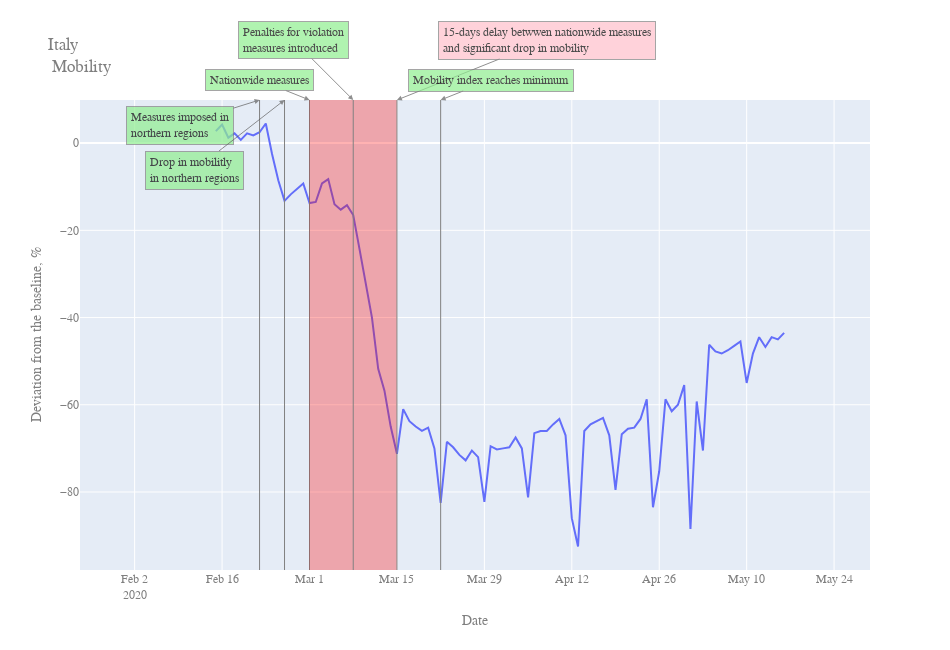
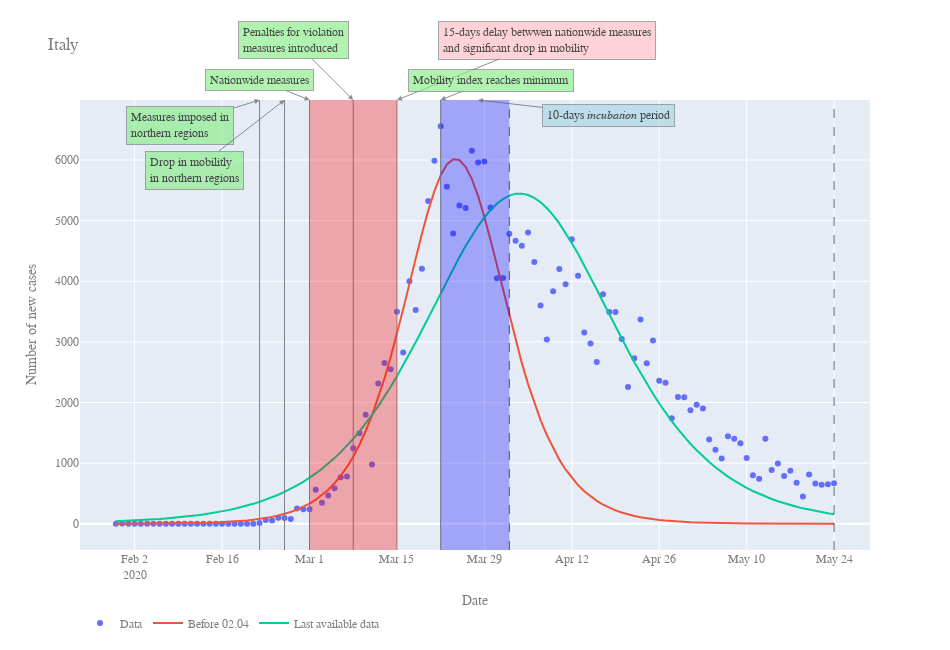

Source (notebook cell) for these figures, in order:
### Code cell
cutoffs = pd.DataFrame({
    "date": [date("2020-04-02")],
    "description": ["Before 02.04"]
})
params = get_fit_of_cutoffs(df, cutoffs, add_fit_of_all_data=True)
figs = plotter(df, params, df_mobility=df_mobility)
display(unfold(params))
ext = "pdf"

f = figs[-1]
iw = image_writer(f, "IT_mobility", ext)
iw.write()
add_caption(f, date("2020-02-22"), text="Measures imposed in<br>northern regions", bg_color="LightGreen", pos_x=-80, pos_y = 25)
iw.write()
add_caption(f, date("2020-02-26"), text="Drop in mobilitly<br>in northern regions", bg_color="LightGreen", pos_x=-90, pos_y =70)
iw.write()
add_caption(f, date("2020-03-01"), text="Nationwide measures", bg_color="LightGreen", pos_x=-50)
add_filling(f, date("2020-03-01"), date("2020-03-15"))
add_caption(f, date("2020-03-15"), text="15-days delay betwwen nationwide measures<br>and significant drop in mobility", pos_y=-60, pos_x=150)
iw.write()
add_caption(f, date("2020-03-08"), text="Penalties for violation<br>measures introduced", bg_color="LightGreen", pos_y=-60, pos_x=-60)
iw.write()
add_caption(f, date("2020-03-22"), text="Mobility index reaches minimum", bg_color="LightGreen", pos_x=50)
iw.write()
f.show()

f = figs[1]
iw = image_writer(f, "IT_plot", ext)
add_caption(f, date("2020-02-22"), text="Measures imposed in<br>northern regions", bg_color="LightGreen", pos_x=-80, pos_y = 25)
add_caption(f, date("2020-02-26"), text="Drop in mobilitly<br>in northern regions", bg_color="LightGreen", pos_x=-90, pos_y =70)
add_caption(f, date("2020-03-01"), text="Nationwide measures", bg_color="LightGreen", pos_x=-50)
add_caption(f, date("2020-03-08"), text="Penalties for violation<br>measures introduced", bg_color="LightGreen", pos_y=-60, pos_x=-60)
add_caption(f, date("2020-03-15"), text="15-days delay betwwen nationwide measures<br>and significant drop in mobility", pos_y=-60, pos_x=150)
add_caption(f, date("2020-03-22"), text="Mobility index reaches minimum", bg_color="LightGreen", pos_x=50)
add_filling(f, date("2020-03-01"), date("2020-03-15"))
iw.write()
add_filling(f, date("2020-03-22"), date("2020-04-02"), fill_color="Blue")
add_caption(f, date("2020-03-28"), text="10-days <i>incubation</i> period", bg_color="LightBlue", pos_x=130, pos_y=15, wline=False)
iw.write()
f.show()

### Figure 1 — Plotly figure (JSON) as saved in the notebook; plotly's stock layout.template omitted (floating-point values rounded to 4 significant figures)
{"data": [{"name": "Average index", "type": "scatter", "x": ["2020-02-15T00:00:00", "2020-02-16T00:00:00", "2020-02-17T00:00:00", "2020-02-18T00:00:00", "2020-02-19T00:00:00", "2020-02-20T00:00:00", "2020-02-21T00:00:00", "2020-02-22T00:00:00", "2020-02-23T00:00:00", "2020-02-24T00:00:00", "2020-02-25T00:00:00", "2020-02-26T00:00:00", "2020-02-27T00:00:00", "2020-02-28T00:00:00", "2020-02-29T00:00:00", "2020-03-01T00:00:00", "2020-03-02T00:00:00", "2020-03-03T00:00:00", "2020-03-04T00:00:00", "2020-03-05T00:00:00", "2020-03-06T00:00:00", "2020-03-07T00:00:00", "2020-03-08T00:00:00", "2020-03-09T00:00:00", "2020-03-10T00:00:00", "2020-03-11T00:00:00", "2020-03-12T00:00:00", "2020-03-13T00:00:00", "2020-03-14T00:00:00", "2020-03-15T00:00:00", "2020-03-16T00:00:00", "2020-03-17T00:00:00", "2020-03-18T00:00:00", "2020-03-19T00:00:00", "2020-03-20T00:00:00", "2020-03-21T00:00:00", "2020-03-22T00:00:00", "2020-03-23T00:00:00", "2020-03-24T00:00:00", "2020-03-25T00:00:00", "2020-03-26T00:00:00", "2020-03-27T00:00:00", "2020-03-28T00:00:00", "2020-03-29T00:00:00", "2020-03-30T00:00:00", "2020-03-31T00:00:00", "2020-04-01T00:00:00", "2020-04-02T00:00:00", "2020-04-03T00:00:00", "2020-04-04T00:00:00", "2020-04-05T00:00:00", "2020-04-06T00:00:00", "2020-04-07T00:00:00", "2020-04-08T00:00:00", "2020-04-09T00:00:00", "2020-04-10T00:00:00", "2020-04-11T00:00:00", "2020-04-12T00:00:00", "2020-04-13T00:00:00", "2020-04-14T00:00:00", "2020-04-15T00:00:00", "2020-04-16T00:00:00", "2020-04-17T00:00:00", "2020-04-18T00:00:00", "2020-04-19T00:00:00", "2020-04-20T00:00:00", "2020-04-21T00:00:00", "2020-04-22T00:00:00", "2020-04-23T00:00:00", "2020-04-24T00:00:00", "2020-04-25T00:00:00", "2020-04-26T00:00:00", "2020-04-27T00:00:00", "2020-04-28T00:00:00", "2020-04-29T00:00:00", "2020-04-30T00:00:00", "2020-05-01T00:00:00", "2020-05-02T00:00:00", "2020-05-03T00:00:00", "2020-05-04T00:00:00", "2020-05-05T00:00:00", "2020-05-06T00:00:00", "2020-05-07T00:00:00", "2020-05-08T00:00:00", "2020-05-09T00:00:00", "2020-05-10T00:00:00", "2020-05-11T00:00:00", "2020-05-12T00:00:00", "2020-05-13T00:00:00", "2020-05-14T00:00:00", "2020-05-15T00:00:00", "2020-05-16T00:00:00"], "y": [2.75, 4.25, 1.25, 2.25, 0.75, 2.25, 1.75, 2.5, 4.5, -2.5, -8.5, -13.25, -11.75, -10.5, -9.25, -13.75, -13.5, -9.25, -8.25, -14, -15.25, -14.25, -16.5, -24.25, -31.75, -40, -51.75, -56.75, -65, -71.25, -61, -63.75, -65, -66, -65.25, -70, -82.5, -68.5, -69.75, -71.5, -72.75, -70.5, -72, -82.25, -69.5, -70.25, -70, -69.75, -67.5, -70, -81.25, -66.5, -66, -66, -64.5, -63.25, -67, -86, -92.5, -66, -64.5, -63.75, -63, -67, -79.5, -66.75, -65.5, -65.25, -63.25, -58.75, -83.5, -75.25, -58.75, -61.5, -60, -55.5, -88.5, -59.25, -70.5, -46.25, -47.75, -48.25, -47.5, -46.5, -45.5, -55, -48.25, -44.5, -46.75, -44.5, -45, -43.5]}], "layout": {"annotations": [{"align": "left", "arrowcolor": "#606060", "arrowhead": 2, "arrowsize": 1, "arrowwidth": 1, "ax": -80, "ay": 25, "bgcolor": "LightGreen", "bordercolor": "Grey", "borderpad": 4, "borderwidth": 1, "font": {"color": "Black", "family": "Courier New, monospace", "size": 12}, "opacity": 0.7, "showarrow": true, "text": "Measures imposed in<br>northern regions", "x": "2020-02-22T00:00:00", "xref": "x", "y": 1, "yref": "paper"}, {"align": "left", "arrowcolor": "#606060", "arrowhead": 2, "arrowsize": 1, "arrowwidth": 1, "ax": -90, "ay": 70, "bgcolor": "LightGreen", "bordercolor": "Grey", "borderpad": 4, "borderwidth": 1, "font": {"color": "Black", "family": "Courier New, monospace", "size": 12}, "opacity": 0.7, "showarrow": true, "text": "Drop in mobilitly<br>in northern regions", "x": "2020-02-26T00:00:00", "xref": "x", "y": 1, "yref": "paper"}, {"align": "left", "arrowcolor": "#606060", "arrowhead": 2, "arrowsize": 1, "arrowwidth": 1, "ax": -50, "ay": -20, "bgcolor": "LightGreen", "bordercolor": "Grey", "borderpad": 4, "borderwidth": 1, "font": {"color": "Black", "family": "Courier New, monospace", "size": 12}, "opacity": 0.7, "showarrow": true, "text": "Nationwide measures", "x": "2020-03-01T00:00:00", "xref": "x", "y": 1, "yref": "paper"}, {"align": "left", "arrowcolor": "#606060", "arrowhead": 2, "arrowsize": 1, "arrowwidth": 1, "ax": 150, "ay": -60, "bgcolor": "Pink", "bordercolor": "Grey", "borderpad": 4, "borderwidth": 1, "font": {"color": "Black", "family": "Courier New, monospace", "size": 12}, "opacity": 0.7, "showarrow": true, "text": "15-days delay betwwen nationwide measures<br>and significant drop in mobility", "x": "2020-03-15T00:00:00", "xref": "x", "y": 1, "yref": "paper"}, {"align": "left", "arrowcolor": "#606060", "arrowhead": 2, "arrowsize": 1, "arrowwidth": 1, "ax": -60, "ay": -60, "bgcolor": "LightGreen", "bordercolor": "Grey", "borderpad": 4, "borderwidth": 1, "font": {"color": "Black", "family": "Courier New, monospace", "size": 12}, "opacity": 0.7, "showarrow": true, "text": "Penalties for violation<br>measures introduced", "x": "2020-03-08T00:00:00", "xref": "x", "y": 1, "yref": "paper"}, {"align": "left", "arrowcolor": "#606060", "arrowhead": 2, "arrowsize": 1, "arrowwidth": 1, "ax": 50, "ay": -20, "bgcolor": "LightGreen", "bordercolor": "Grey", "borderpad": 4, "borderwidth": 1, "font": {"color": "Black", "family": "Courier New, monospace", "size": 12}, "opacity": 0.7, "showarrow": true, "text": "Mobility index reaches minimum", "x": "2020-03-22T00:00:00", "xref": "x", "y": 1, "yref": "paper"}], "font": {"color": "#7f7f7f", "family": "Courier New, monospace", "size": 12}, "height": 650, "legend": {"orientation": "h", "y": -0.13}, "shapes": [{"layer": "above", "line": {"color": "Grey", "dash": "solid", "width": 1}, "opacity": 1, "type": "line", "x0": "2020-02-22T00:00:00", "x1": "2020-02-22T00:00:00", "xref": "x", "y0": 0, "y1": 1, "yref": "paper"}, {"layer": "above", "line": {"color": "Grey", "dash": "solid", "width": 1}, "opacity": 1, "type": "line", "x0": "2020-02-26T00:00:00", "x1": "2020-02-26T00:00:00", "xref": "x", "y0": 0, "y1": 1, "yref": "paper"}, {"layer": "above", "line": {"color": "Grey", "dash": "solid", "width": 1}, "opacity": 1, "type": "line", "x0": "2020-03-01T00:00:00", "x1": "2020-03-01T00:00:00", "xref": "x", "y0": 0, "y1": 1, "yref": "paper"}, {"fillcolor": "Red", "layer": "above", "line": {"width": 0}, "opacity": 0.3, "type": "rect", "x0": "2020-03-01T00:00:00", "x1": "2020-03-15T00:00:00", "xref": "x", "y0": 0, "y1": 1, "yref": "paper"}, {"layer": "above", "line": {"color": "Grey", "dash": "solid", "width": 1}, "opacity": 1, "type": "line", "x0": "2020-03-15T00:00:00", "x1": "2020-03-15T00:00:00", "xref": "x", "y0": 0, "y1": 1, "yref": "paper"}, {"layer": "above", "line": {"color": "Grey", "dash": "solid", "width": 1}, "opacity": 1, "type": "line", "x0": "2020-03-08T00:00:00", "x1": "2020-03-08T00:00:00", "xref": "x", "y0": 0, "y1": 1, "yref": "paper"}, {"layer": "above", "line": {"color": "Grey", "dash": "solid", "width": 1}, "opacity": 1, "type": "line", "x0": "2020-03-22T00:00:00", "x1": "2020-03-22T00:00:00", "xref": "x", "y0": 0, "y1": 1, "yref": "paper"}], "title": {"text": "Italy<br> Mobility"}, "width": 950, "xaxis": {"range": ["2020-01-24T06:00:00", "2020-05-29T18:00:00"], "title": {"text": "Date"}}, "yaxis": {"title": {"text": "Deviation from the baseline, %"}}}}

### Figure 2 — Plotly figure (JSON) as saved in the notebook; plotly's stock layout.template omitted (floating-point values rounded to 4 significant figures)
{"data": [{"mode": "markers", "name": "Data", "type": "scatter", "x": ["2020-01-30T00:00:00", "2020-01-31T00:00:00", "2020-02-01T00:00:00", "2020-02-02T00:00:00", "2020-02-03T00:00:00", "2020-02-04T00:00:00", "2020-02-05T00:00:00", "2020-02-06T00:00:00", "2020-02-07T00:00:00", "2020-02-08T00:00:00", "2020-02-09T00:00:00", "2020-02-10T00:00:00", "2020-02-11T00:00:00", "2020-02-12T00:00:00", "2020-02-13T00:00:00", "2020-02-14T00:00:00", "2020-02-15T00:00:00", "2020-02-16T00:00:00", "2020-02-17T00:00:00", "2020-02-18T00:00:00", "2020-02-19T00:00:00", "2020-02-20T00:00:00", "2020-02-21T00:00:00", "2020-02-22T00:00:00", "2020-02-23T00:00:00", "2020-02-24T00:00:00", "2020-02-25T00:00:00", "2020-02-26T00:00:00", "2020-02-27T00:00:00", "2020-02-28T00:00:00", "2020-02-29T00:00:00", "2020-03-01T00:00:00", "2020-03-02T00:00:00", "2020-03-03T00:00:00", "2020-03-04T00:00:00", "2020-03-05T00:00:00", "2020-03-06T00:00:00", "2020-03-07T00:00:00", "2020-03-08T00:00:00", "2020-03-09T00:00:00", "2020-03-10T00:00:00", "2020-03-11T00:00:00", "2020-03-12T00:00:00", "2020-03-13T00:00:00", "2020-03-14T00:00:00", "2020-03-15T00:00:00", "2020-03-16T00:00:00", "2020-03-17T00:00:00", "2020-03-18T00:00:00", "2020-03-19T00:00:00", "2020-03-20T00:00:00", "2020-03-21T00:00:00", "2020-03-22T00:00:00", "2020-03-23T00:00:00", "2020-03-24T00:00:00", "2020-03-25T00:00:00", "2020-03-26T00:00:00", "2020-03-27T00:00:00", "2020-03-28T00:00:00", "2020-03-29T00:00:00", "2020-03-30T00:00:00", "2020-03-31T00:00:00", "2020-04-01T00:00:00", "2020-04-02T00:00:00", "2020-04-03T00:00:00", "2020-04-04T00:00:00", "2020-04-05T00:00:00", "2020-04-06T00:00:00", "2020-04-07T00:00:00", "2020-04-08T00:00:00", "2020-04-09T00:00:00", "2020-04-10T00:00:00", "2020-04-11T00:00:00", "2020-04-12T00:00:00", "2020-04-13T00:00:00", "2020-04-14T00:00:00", "2020-04-15T00:00:00", "2020-04-16T00:00:00", "2020-04-17T00:00:00", "2020-04-18T00:00:00", "2020-04-19T00:00:00", "2020-04-20T00:00:00", "2020-04-21T00:00:00", "2020-04-22T00:00:00", "2020-04-23T00:00:00", "2020-04-24T00:00:00", "2020-04-25T00:00:00", "2020-04-26T00:00:00", "2020-04-27T00:00:00", "2020-04-28T00:00:00", "2020-04-29T00:00:00", "2020-04-30T00:00:00", "2020-05-01T00:00:00", "2020-05-02T00:00:00", "2020-05-03T00:00:00", "2020-05-04T00:00:00", "2020-05-05T00:00:00", "2020-05-06T00:00:00", "2020-05-07T00:00:00", "2020-05-08T00:00:00", "2020-05-09T00:00:00", "2020-05-10T00:00:00", "2020-05-11T00:00:00", "2020-05-12T00:00:00", "2020-05-13T00:00:00", "2020-05-14T00:00:00", "2020-05-15T00:00:00", "2020-05-16T00:00:00", "2020-05-17T00:00:00", "2020-05-18T00:00:00", "2020-05-19T00:00:00", "2020-05-20T00:00:00", "2020-05-21T00:00:00", "2020-05-22T00:00:00", "2020-05-23T00:00:00", "2020-05-24T00:00:00"], "y": [0, 3, 0, 0, 0, 0, 0, 0, 0, 0, 0, 0, 0, 0, 0, 0, 0, 0, 0, 0, 0, 0, 0, 14, 62, 53, 97, 93, 78, 250, 238, 240, 561, 347, 466, 587, 769, 778, 1247, 1492, 1797, 977, 2313, 2651, 2547, 3497, 2823, 4000, 3526, 4207, 5322, 5986, 6557, 5560, 4789, 5249, 5210, 6153, 5959, 5974, 5217, 4050, 4053, 4782, 4668, 4585, 4805, 4316, 3599, 3039, 3836, 4204, 3951, 4694, 4092, 3153, 2972, 2667, 3786, 3493, 3491, 3047, 2256, 2729, 3370, 2646, 3021, 2357, 2324, 1739, 2091, 2086, 1872, 1965, 1900, 1389, 1221, 1075, 1444, 1401, 1327, 1083, 802, 744, 1402, 888, 992, 789, 875, 675, 451, 813, 665, 642, 652, 669]}, {"name": "Before 02.04", "type": "scatter", "x": ["2020-01-30T00:00:00", "2020-01-31T00:00:00", "2020-02-01T00:00:00", "2020-02-02T00:00:00", "2020-02-03T00:00:00", "2020-02-04T00:00:00", "2020-02-05T00:00:00", "2020-02-06T00:00:00", "2020-02-07T00:00:00", "2020-02-08T00:00:00", "2020-02-09T00:00:00", "2020-02-10T00:00:00", "2020-02-11T00:00:00", "2020-02-12T00:00:00", "2020-02-13T00:00:00", "2020-02-14T00:00:00", "2020-02-15T00:00:00", "2020-02-16T00:00:00", "2020-02-17T00:00:00", "2020-02-18T00:00:00", "2020-02-19T00:00:00", "2020-02-20T00:00:00", "2020-02-21T00:00:00", "2020-02-22T00:00:00", "2020-02-23T00:00:00", "2020-02-24T00:00:00", "2020-02-25T00:00:00", "2020-02-26T00:00:00", "2020-02-27T00:00:00", "2020-02-28T00:00:00", "2020-02-29T00:00:00", "2020-03-01T00:00:00", "2020-03-02T00:00:00", "2020-03-03T00:00:00", "2020-03-04T00:00:00", "2020-03-05T00:00:00", "2020-03-06T00:00:00", "2020-03-07T00:00:00", "2020-03-08T00:00:00", "2020-03-09T00:00:00", "2020-03-10T00:00:00", "2020-03-11T00:00:00", "2020-03-12T00:00:00", "2020-03-13T00:00:00", "2020-03-14T00:00:00", "2020-03-15T00:00:00", "2020-03-16T00:00:00", "2020-03-17T00:00:00", "2020-03-18T00:00:00", "2020-03-19T00:00:00", "2020-03-20T00:00:00", "2020-03-21T00:00:00", "2020-03-22T00:00:00", "2020-03-23T00:00:00", "2020-03-24T00:00:00", "2020-03-25T00:00:00", "2020-03-26T00:00:00", "2020-03-27T00:00:00", "2020-03-28T00:00:00", "2020-03-29T00:00:00", "2020-03-30T00:00:00", "2020-03-31T00:00:00", "2020-04-01T00:00:00", "2020-04-02T00:00:00", "2020-04-03T00:00:00", "2020-04-04T00:00:00", "2020-04-05T00:00:00", "2020-04-06T00:00:00", "2020-04-07T00:00:00", "2020-04-08T00:00:00", "2020-04-09T00:00:00", "2020-04-10T00:00:00", "2020-04-11T00:00:00", "2020-04-12T00:00:00", "2020-04-13T00:00:00", "2020-04-14T00:00:00", "2020-04-15T00:00:00", "2020-04-16T00:00:00", "2020-04-17T00:00:00", "2020-04-18T00:00:00", "2020-04-19T00:00:00", "2020-04-20T00:00:00", "2020-04-21T00:00:00", "2020-04-22T00:00:00", "2020-04-23T00:00:00", "2020-04-24T00:00:00", "2020-04-25T00:00:00", "2020-04-26T00:00:00", "2020-04-27T00:00:00", "2020-04-28T00:00:00", "2020-04-29T00:00:00", "2020-04-30T00:00:00", "2020-05-01T00:00:00", "2020-05-02T00:00:00", "2020-05-03T00:00:00", "2020-05-04T00:00:00", "2020-05-05T00:00:00", "2020-05-06T00:00:00", "2020-05-07T00:00:00", "2020-05-08T00:00:00", "2020-05-09T00:00:00", "2020-05-10T00:00:00", "2020-05-11T00:00:00", "2020-05-12T00:00:00", "2020-05-13T00:00:00", "2020-05-14T00:00:00", "2020-05-15T00:00:00", "2020-05-16T00:00:00", "2020-05-17T00:00:00", "2020-05-18T00:00:00", "2020-05-19T00:00:00", "2020-05-20T00:00:00", "2020-05-21T00:00:00", "2020-05-22T00:00:00", "2020-05-23T00:00:00", "2020-05-24T00:00:00", "2020-05-25T00:00:00"], "y": [1.204, 1.445, 1.733, 2.08, 2.495, 2.994, 3.592, 4.309, 5.17, 6.202, 7.441, 8.927, 10.71, 12.85, 15.41, 18.48, 22.17, 26.59, 31.89, 38.24, 45.85, 54.98, 65.9, 78.98, 94.64, 113.4, 135.8, 162.5, 194.5, 232.6, 278.0, 332.0, 396.1, 472.0, 561.9, 667.7, 792.1, 937.6, 1107.0, 1303.0, 1528.0, 1784.0, 2073.0, 2396.0, 2750.0, 3133.0, 3538.0, 3957.0, 4377.0, 4784.0, 5161.0, 5488.0, 5749.0, 5928.0, 6013.0, 5999.0, 5888.0, 5685.0, 5404.0, 5061.0, 4675.0, 4262.0, 3841.0, 3425.0, 3025.0, 2649.0, 2304.0, 1991.0, 1710.0, 1463.0, 1246.0, 1058.0, 895.3, 755.9, 636.9, 535.6, 449.8, 377.3, 316.1, 264.7, 221.4, 185.1, 154.7, 129.2, 107.9, 90.04, 75.14, 62.69, 52.3, 43.62, 36.38, 30.33, 25.29, 21.09, 17.58, 14.66, 12.22, 10.19, 8.49, 7.077, 5.899, 4.917, 4.098, 3.416, 2.847, 2.373, 1.978, 1.649, 1.374, 1.145, 0.9546, 0.7956, 0.6631, 0.5527, 0.4606, 0.3839]}, {"name": "Last available data", "type": "scatter", "x": ["2020-01-30T00:00:00", "2020-01-31T00:00:00", "2020-02-01T00:00:00", "2020-02-02T00:00:00", "2020-02-03T00:00:00", "2020-02-04T00:00:00", "2020-02-05T00:00:00", "2020-02-06T00:00:00", "2020-02-07T00:00:00", "2020-02-08T00:00:00", "2020-02-09T00:00:00", "2020-02-10T00:00:00", "2020-02-11T00:00:00", "2020-02-12T00:00:00", "2020-02-13T00:00:00", "2020-02-14T00:00:00", "2020-02-15T00:00:00", "2020-02-16T00:00:00", "2020-02-17T00:00:00", "2020-02-18T00:00:00", "2020-02-19T00:00:00", "2020-02-20T00:00:00", "2020-02-21T00:00:00", "2020-02-22T00:00:00", "2020-02-23T00:00:00", "2020-02-24T00:00:00", "2020-02-25T00:00:00", "2020-02-26T00:00:00", "2020-02-27T00:00:00", "2020-02-28T00:00:00", "2020-02-29T00:00:00", "2020-03-01T00:00:00", "2020-03-02T00:00:00", "2020-03-03T00:00:00", "2020-03-04T00:00:00", "2020-03-05T00:00:00", "2020-03-06T00:00:00", "2020-03-07T00:00:00", "2020-03-08T00:00:00", "2020-03-09T00:00:00", "2020-03-10T00:00:00", "2020-03-11T00:00:00", "2020-03-12T00:00:00", "2020-03-13T00:00:00", "2020-03-14T00:00:00", "2020-03-15T00:00:00", "2020-03-16T00:00:00", "2020-03-17T00:00:00", "2020-03-18T00:00:00", "2020-03-19T00:00:00", "2020-03-20T00:00:00", "2020-03-21T00:00:00", "2020-03-22T00:00:00", "2020-03-23T00:00:00", "2020-03-24T00:00:00", "2020-03-25T00:00:00", "2020-03-26T00:00:00", "2020-03-27T00:00:00", "2020-03-28T00:00:00", "2020-03-29T00:00:00", "2020-03-30T00:00:00", "2020-03-31T00:00:00", "2020-04-01T00:00:00", "2020-04-02T00:00:00", "2020-04-03T00:00:00", "2020-04-04T00:00:00", "2020-04-05T00:00:00", "2020-04-06T00:00:00", "2020-04-07T00:00:00", "2020-04-08T00:00:00", "2020-04-09T00:00:00", "2020-04-10T00:00:00", "2020-04-11T00:00:00", "2020-04-12T00:00:00", "2020-04-13T00:00:00", "2020-04-14T00:00:00", "2020-04-15T00:00:00", "2020-04-16T00:00:00", "2020-04-17T00:00:00", "2020-04-18T00:00:00", "2020-04-19T00:00:00", "2020-04-20T00:00:00", "2020-04-21T00:00:00", "2020-04-22T00:00:00", "2020-04-23T00:00:00", "2020-04-24T00:00:00", "2020-04-25T00:00:00", "2020-04-26T00:00:00", "2020-04-27T00:00:00", "2020-04-28T00:00:00", "2020-04-29T00:00:00", "2020-04-30T00:00:00", "2020-05-01T00:00:00", "2020-05-02T00:00:00", "2020-05-03T00:00:00", "2020-05-04T00:00:00", "2020-05-05T00:00:00", "2020-05-06T00:00:00", "2020-05-07T00:00:00", "2020-05-08T00:00:00", "2020-05-09T00:00:00", "2020-05-10T00:00:00", "2020-05-11T00:00:00", "2020-05-12T00:00:00", "2020-05-13T00:00:00", "2020-05-14T00:00:00", "2020-05-15T00:00:00", "2020-05-16T00:00:00", "2020-05-17T00:00:00", "2020-05-18T00:00:00", "2020-05-19T00:00:00", "2020-05-20T00:00:00", "2020-05-21T00:00:00", "2020-05-22T00:00:00", "2020-05-23T00:00:00", "2020-05-24T00:00:00", "2020-05-25T00:00:00"], "y": [39.42, 43.44, 47.88, 52.77, 58.15, 64.08, 70.61, 77.79, 85.71, 94.42, 104.0, 114.6, 126.2, 139.0, 153.0, 168.5, 185.4, 204.1, 224.6, 247.1, 271.8, 298.9, 328.6, 361.2, 396.8, 435.9, 478.6, 525.2, 576.1, 631.7, 692.2, 758.1, 829.7, 907.4, 991.6, 1083.0, 1181.0, 1287.0, 1401.0, 1523.0, 1653.0, 1792.0, 1940.0, 2096.0, 2261.0, 2433.0, 2614.0, 2801.0, 2995.0, 3193.0, 3395.0, 3599.0, 3804.0, 4007.0, 4206.0, 4398.0, 4582.0, 4754.0, 4912.0, 5054.0, 5176.0, 5278.0, 5357.0, 5412.0, 5442.0, 5445.0, 5423.0, 5376.0, 5304.0, 5208.0, 5091.0, 4955.0, 4801.0, 4633.0, 4452.0, 4262.0, 4065.0, 3863.0, 3659.0, 3454.0, 3252.0, 3052.0, 2857.0, 2668.0, 2485.0, 2310.0, 2143.0, 1984.0, 1834.0, 1693.0, 1560.0, 1435.0, 1319.0, 1211.0, 1110.0, 1017.0, 931.2, 851.6, 778.3, 710.8, 648.7, 591.8, 539.5, 491.7, 447.9, 407.8, 371.2, 337.7, 307.2, 279.4, 254.0, 230.9, 209.8, 190.7, 173.2, 157.3]}], "layout": {"annotations": [{"align": "left", "arrowcolor": "#606060", "arrowhead": 2, "arrowsize": 1, "arrowwidth": 1, "ax": -80, "ay": 25, "bgcolor": "LightGreen", "bordercolor": "Grey", "borderpad": 4, "borderwidth": 1, "font": {"color": "Black", "family": "Courier New, monospace", "size": 12}, "opacity": 0.7, "showarrow": true, "text": "Measures imposed in<br>northern regions", "x": "2020-02-22T00:00:00", "xref": "x", "y": 1, "yref": "paper"}, {"align": "left", "arrowcolor": "#606060", "arrowhead": 2, "arrowsize": 1, "arrowwidth": 1, "ax": -90, "ay": 70, "bgcolor": "LightGreen", "bordercolor": "Grey", "borderpad": 4, "borderwidth": 1, "font": {"color": "Black", "family": "Courier New, monospace", "size": 12}, "opacity": 0.7, "showarrow": true, "text": "Drop in mobilitly<br>in northern regions", "x": "2020-02-26T00:00:00", "xref": "x", "y": 1, "yref": "paper"}, {"align": "left", "arrowcolor": "#606060", "arrowhead": 2, "arrowsize": 1, "arrowwidth": 1, "ax": -50, "ay": -20, "bgcolor": "LightGreen", "bordercolor": "Grey", "borderpad": 4, "borderwidth": 1, "font": {"color": "Black", "family": "Courier New, monospace", "size": 12}, "opacity": 0.7, "showarrow": true, "text": "Nationwide measures", "x": "2020-03-01T00:00:00", "xref": "x", "y": 1, "yref": "paper"}, {"align": "left", "arrowcolor": "#606060", "arrowhead": 2, "arrowsize": 1, "arrowwidth": 1, "ax": -60, "ay": -60, "bgcolor": "LightGreen", "bordercolor": "Grey", "borderpad": 4, "borderwidth": 1, "font": {"color": "Black", "family": "Courier New, monospace", "size": 12}, "opacity": 0.7, "showarrow": true, "text": "Penalties for violation<br>measures introduced", "x": "2020-03-08T00:00:00", "xref": "x", "y": 1, "yref": "paper"}, {"align": "left", "arrowcolor": "#606060", "arrowhead": 2, "arrowsize": 1, "arrowwidth": 1, "ax": 150, "ay": -60, "bgcolor": "Pink", "bordercolor": "Grey", "borderpad": 4, "borderwidth": 1, "font": {"color": "Black", "family": "Courier New, monospace", "size": 12}, "opacity": 0.7, "showarrow": true, "text": "15-days delay betwwen nationwide measures<br>and significant drop in mobility", "x": "2020-03-15T00:00:00", "xref": "x", "y": 1, "yref": "paper"}, {"align": "left", "arrowcolor": "#606060", "arrowhead": 2, "arrowsize": 1, "arrowwidth": 1, "ax": 50, "ay": -20, "bgcolor": "LightGreen", "bordercolor": "Grey", "borderpad": 4, "borderwidth": 1, "font": {"color": "Black", "family": "Courier New, monospace", "size": 12}, "opacity": 0.7, "showarrow": true, "text": "Mobility index reaches minimum", "x": "2020-03-22T00:00:00", "xref": "x", "y": 1, "yref": "paper"}, {"align": "left", "arrowcolor": "#606060", "arrowhead": 2, "arrowsize": 1, "arrowwidth": 1, "ax": 130, "ay": 15, "bgcolor": "LightBlue", "bordercolor": "Grey", "borderpad": 4, "borderwidth": 1, "font": {"color": "Black", "family": "Courier New, monospace", "size": 12}, "opacity": 0.7, "showarrow": true, "text": "10-days <i>incubation</i> period", "x": "2020-03-28T00:00:00", "xref": "x", "y": 1, "yref": "paper"}], "font": {"color": "#7f7f7f", "family": "Courier New, monospace", "size": 12}, "height": 650, "legend": {"orientation": "h", "y": -0.13}, "shapes": [{"line": {"color": "Black", "dash": "dash", "width": 1}, "opacity": 0.6, "type": "line", "x0": "2020-04-02T00:00:00", "x1": "2020-04-02T00:00:00", "y0": 0, "y1": 1, "yref": "paper"}, {"line": {"color": "Black", "dash": "dash", "width": 1}, "opacity": 0.6, "type": "line", "x0": "2020-05-24T00:00:00", "x1": "2020-05-24T00:00:00", "y0": 0, "y1": 1, "yref": "paper"}, {"layer": "above", "line": {"color": "Grey", "dash": "solid", "width": 1}, "opacity": 1, "type": "line", "x0": "2020-02-22T00:00:00", "x1": "2020-02-22T00:00:00", "xref": "x", "y0": 0, "y1": 1, "yref": "paper"}, {"layer": "above", "line": {"color": "Grey", "dash": "solid", "width": 1}, "opacity": 1, "type": "line", "x0": "2020-02-26T00:00:00", "x1": "2020-02-26T00:00:00", "xref": "x", "y0": 0, "y1": 1, "yref": "paper"}, {"layer": "above", "line": {"color": "Grey", "dash": "solid", "width": 1}, "opacity": 1, "type": "line", "x0": "2020-03-01T00:00:00", "x1": "2020-03-01T00:00:00", "xref": "x", "y0": 0, "y1": 1, "yref": "paper"}, {"layer": "above", "line": {"color": "Grey", "dash": "solid", "width": 1}, "opacity": 1, "type": "line", "x0": "2020-03-08T00:00:00", "x1": "2020-03-08T00:00:00", "xref": "x", "y0": 0, "y1": 1, "yref": "paper"}, {"layer": "above", "line": {"color": "Grey", "dash": "solid", "width": 1}, "opacity": 1, "type": "line", "x0": "2020-03-15T00:00:00", "x1": "2020-03-15T00:00:00", "xref": "x", "y0": 0, "y1": 1, "yref": "paper"}, {"layer": "above", "line": {"color": "Grey", "dash": "solid", "width": 1}, "opacity": 1, "type": "line", "x0": "2020-03-22T00:00:00", "x1": "2020-03-22T00:00:00", "xref": "x", "y0": 0, "y1": 1, "yref": "paper"}, {"fillcolor": "Red", "layer": "above", "line": {"width": 0}, "opacity": 0.3, "type": "rect", "x0": "2020-03-01T00:00:00", "x1": "2020-03-15T00:00:00", "xref": "x", "y0": 0, "y1": 1, "yref": "paper"}, {"fillcolor": "Blue", "layer": "above", "line": {"width": 0}, "opacity": 0.3, "type": "rect", "x0": "2020-03-22T00:00:00", "x1": "2020-04-02T00:00:00", "xref": "x", "y0": 0, "y1": 1, "yref": "paper"}], "title": {"text": "Italy"}, "width": 950, "xaxis": {"range": ["2020-01-24T06:00:00", "2020-05-29T18:00:00"], "title": {"text": "Date"}}, "yaxis": {"title": {"text": "Number of new cases"}}}}
